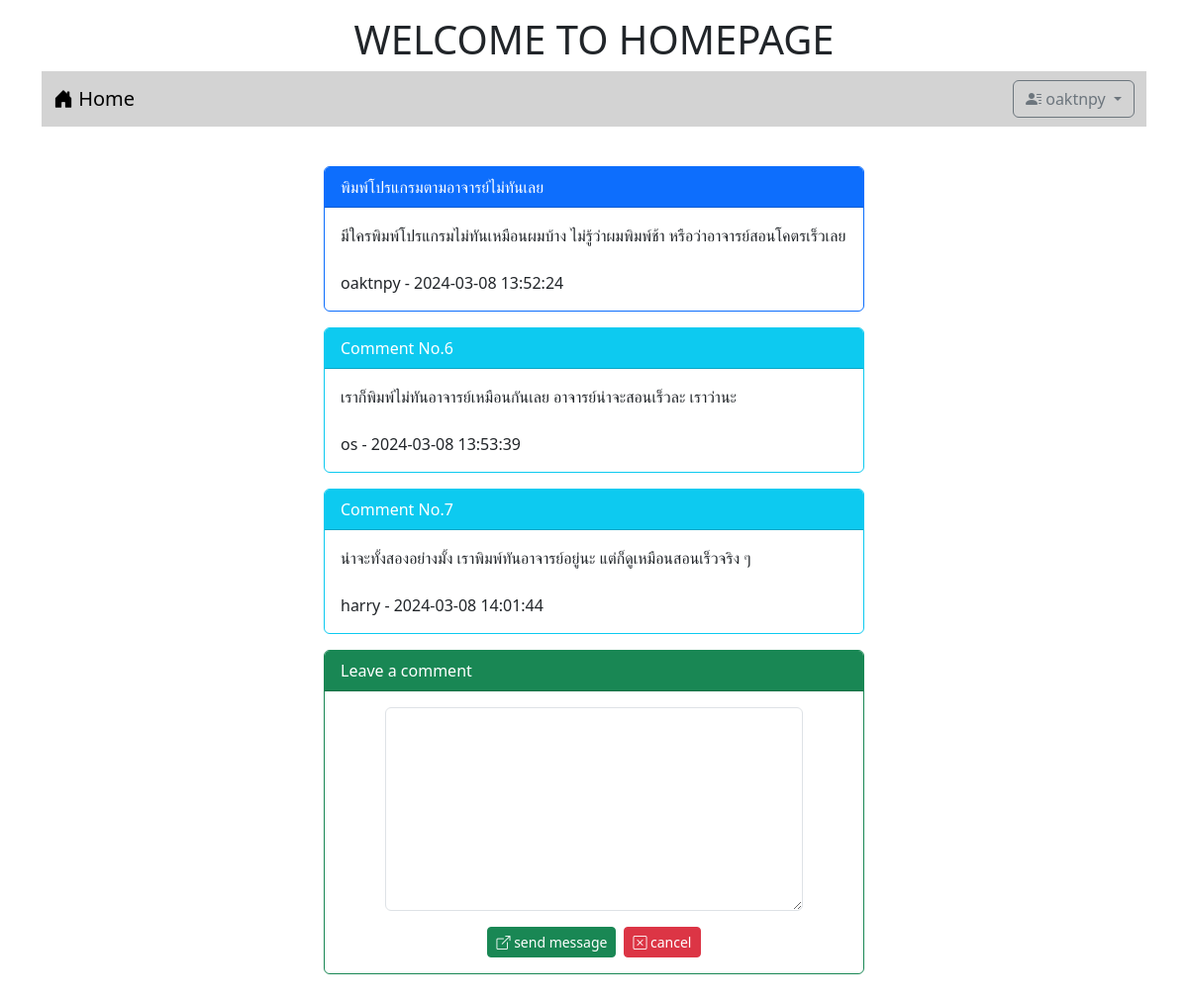
/post.php?id=4 (signed in), run on the app's committed database.
### tables this page shows
CREATE TABLE `post` (
  `id` int(11) NOT NULL,
  `title` varchar(128) NOT NULL,
  `content` varchar(2048) NOT NULL,
  `post_date` datetime NOT NULL,
  `cat_id` int(11) NOT NULL,
  `user_id` int(11) NOT NULL
);

CREATE TABLE `user` (
  `id` int(11) NOT NULL,
  `login` varchar(32) NOT NULL,
  `password` varchar(64) NOT NULL,
  `name` varchar(64) NOT NULL,
  `gender` char(1) NOT NULL,
  `email` varchar(32) NOT NULL,
  `role` char(1) NOT NULL
);

CREATE TABLE `comment` (
  `id` int(11) NOT NULL,
  `content` varchar(20148) NOT NULL,
  `post_date` datetime NOT NULL,
  `user_id` int(11) NOT NULL,
  `post_id` int(11) NOT NULL
);

### post.php (the view, shortened to what this page needs)
<!DOCTYPE html>
<html lang="en">
<head>
    <link href="https://cdn.jsdelivr.net/npm/bootstrap@5.3.2/dist/css/bootstrap.min.css" rel="stylesheet">
    <link rel="stylesheet" href="https://cdn.jsdelivr.net/npm/bootstrap-icons@1.11.3/font/bootstrap-icons.min.css">
</head>
<body>
    <div class="container-lg">
        <h1 style="text-align: center;" class="mt-3">WELCOME TO HOMEPAGE</h1>
        <?php include "nav.php" ?>
        <div class="row mt-4">
            <div class="col-lg-3 col-md-2 col-sm-1"></div>
            <div class="col-lg-6 col-md-8 col-sm-10">
                <?php
                    $conn = new PDO("mysql:host=localhost;dbname=webboard;charset=utf8","root","");
                    $sql1 = "SELECT post.title, post.content, post.post_date, user.login
                        FROM post INNER JOIN user ON (post.user_id = user.id)
                        WHERE post.id = $_GET[id]";
                    $sql2 = "SELECT comment.id, comment.content, comment.post_date, user.login
                        FROM comment
                        INNER JOIN user ON (comment.user_id = user.id)
                        INNER JOIN post ON (comment.post_id = post.id)
                        WHERE post.id = $_GET[id]";
                    $result1 = $conn->query($sql1);
                    $result2 = $conn->query($sql2);
                    while ($row = $result1->fetch()) {
                        echo "<div class='card border-primary mt-3'>";
                            echo "<div class='card-header bg-primary text-white'> $row[0] </div>";
                            echo "<div class='card-body'> $row[1] <br><br> $row[3] - $row[2] </div>";
                        echo "</div>";
                    }
                    while ($row = $result2->fetch()) {
                        echo "<div class='card border-info mt-3'>";
                            echo "<div class='card-header bg-info text-white'> Comment No.$row[0] </div>";
                            echo "<div class='card-body'> $row[1] <br><br> $row[3] - $row[2] </div>";
                        echo "</div>";
                    }
                ?>
                <div class="card border-success mt-3">
                    <div class="card-header bg-success text-white"> Leave a comment </div>
                    <div class="card-body">
                        <form action="post_save.php" method="post">
                            <div class="row mb-3 justify-content-center">
                                <div class="col-lg-10">
                                    <textarea name="comment" rows="8" class="form-control" required></textarea>
                                </div>
                            </div>
                            <div class="row">
                                <div class="col-lg-12 d-flex justify-content-center">
                                    <button type="submit" class="btn btn-success btn-sm text-white me-1">
                                        <i class="bi bi-box-arrow-up-right"></i> send message
                                    </button>
                                    <button type="reset" class="btn btn-danger btn-sm ms-1">
                                        <i class="bi bi-x-square"></i> cancel
                                    </button>
                                </div>
                            </div>
                        </form>
                    </div>
                </div>
                <br>
            </div>
            <div class="col-lg-3 col-md-2 col-sm-1"></div>
        </div>
    </div>
</body>
</html>

### data on the page
post: title "พิมพ์โปรแกรมตามอาจารย์ไม่ทันเลย", content "มีใครพิมพ์โปรแกรมไม่ทันเหมือนผมบ้าง ไม่รู้ว่าผมพิมพ์ช้า หรือว่าอาจารย์สอนโคตรเร็วเลย", user.login "oaktnpy", post_date "2024-03-08 13:52:24"
comment: id "6", content "เราก็พิมพ์ไม่ทันอาจารย์เหมือนกันเลย อาจารย์น่าจะสอนเร็วละ เราว่านะ", user.login "os", post_date "2024-03-08 13:53:39"
comment: id "7", content "น่าจะทั้งสองอย่างมั้ง เราพิมพ์ทันอาจารย์อยู่นะ แต่ก็ดูเหมือนสอนเร็วจริง ๆ", user.login "harry", post_date "2024-03-08 14:01:44"

### other printed values
$_SESSION[username] "oaktnpy"
